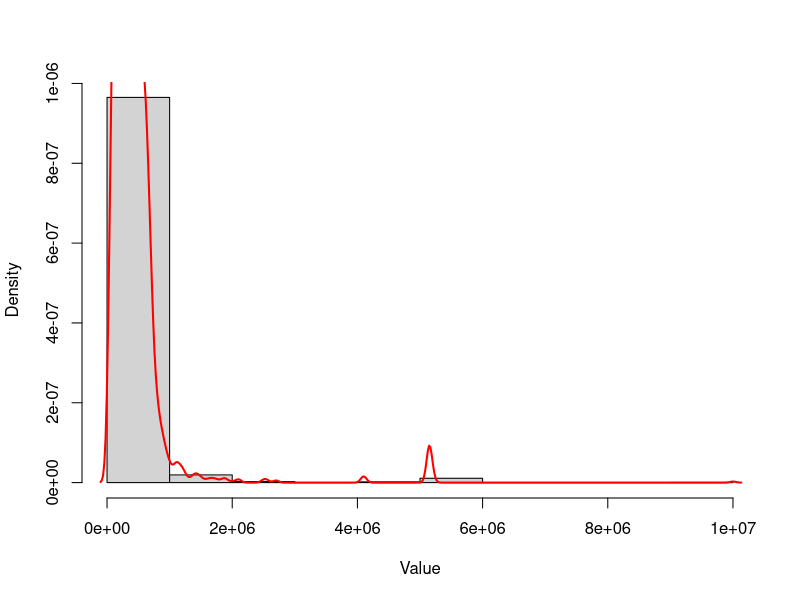
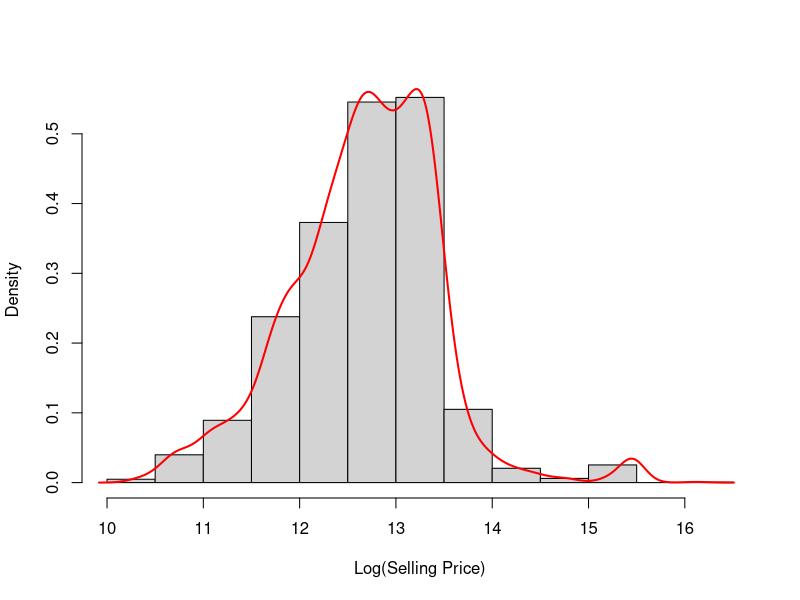
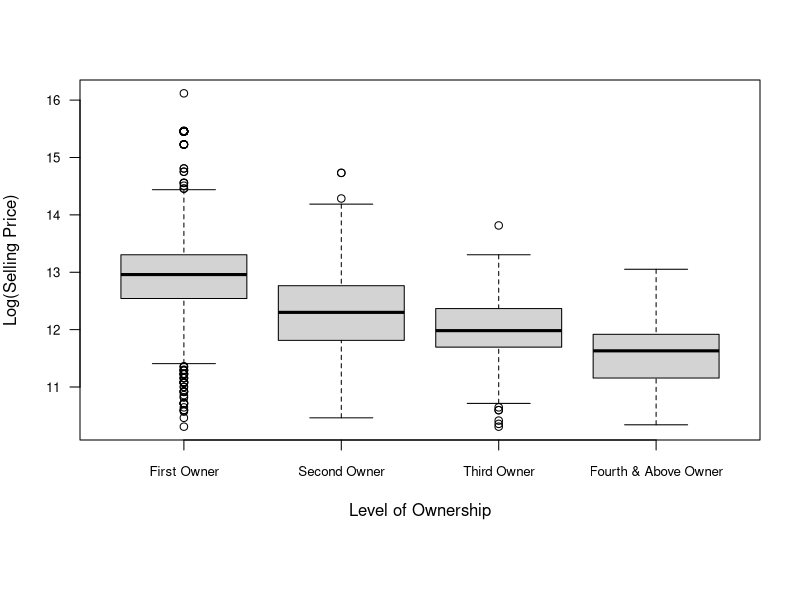

Write the R code that produced these figures, in order. (Note: this script raises an error after producing the figures.)
## ---- chunk 1
# all library load statements here
library(caret)
library(knitr)
r.version <- "4.3.2"
seed.val <- 123456
## ---- chunk 2
data.df <- read.csv("dataset3.csv")
data.df <- na.omit(data.df)
data.df$transmission <- factor(data.df$transmission)
data.df$owner <- factor(data.df$owner)
data.df$seller_type <- factor(data.df$seller_type)
## ---- chunk 3
label = c("First Owner","Second Owner", "Third Owner","Fourth & Above Owner")
count = c("2204","801","233","76")
owner.tbl <- cbind(label,count)
kable(owner.tbl, caption = "Owner Comparison")
## ---- chunk 4
hist(data.df$selling_price, freq = FALSE, main = "", xlab = "Value",ylab = "Density")

lines(density(data.df$selling_price),col = "red",lwd=2)
## ---- chunk 5
# table of descriptive stats for the overall life expectancy
Statistics <- c("Min", "Mean","Median","StdDev","Max")
mn<-min(data.df$selling_price)
mx<-max(data.df$selling_price)
avg<-round(mean(data.df$selling_price), 2)
md<-median(data.df$selling_price)
std<-round(sd(data.df$selling_price), 2)
Value <- c(mn,avg,md,std,mx)
st.tbl <- cbind(Statistics, Value)
kable(st.tbl, caption="Overall Selling Price Descriptive Stats")
## ---- chunk 6

hist(log(data.df$selling_price), freq = FALSE, main = "", xlab = "Log(Selling Price)",ylab = "Density")

lines(density(log(data.df$selling_price)),col = "red",lwd=2)


## ---- chunk 7
data.df$owner <- trimws(data.df$owner)  # remove any stray spaces

data.df$owner <- factor(data.df$owner,levels = c("First Owner", "Second Owner", "Third Owner", "Fourth & Above Owner"))

par(mar = c(8,4,4,2))
boxplot(log(selling_price)~owner,data = data.df,main="",ylab = "Log(Selling Price)", xlab = "Level of Ownership", las=1,cex.axis=0.8)

## ---- chunk 8
# table of descriptive stats for the overall life expectancy
statistics <- c("Min", "Mean","Median","StdDev","Max")
#developed
data1<-first.df$selling_price
mn1<-min(data1)
mx1<-max(data1)
avg1<-round(mean(data1), 2)
md1<-median(data1)
std1<-round(sd(data1), 2)
first <- c(mn1,avg1,md1,std1,mx1)
#developing
data2<-second.df$selling_price
mn2<-min(data2)
mx2<-max(data2)
avg2<-round(mean(data2), 2)
md2<-median(data2)
std2<-round(sd(data2), 2)
second <- c(mn2,avg2,md2,std2,mx2)

data3<-third.df$selling_price
mn3<-min(data3)
mx3<-max(data3)
avg3<-round(mean(data3), 2)
md3<-median(data3)
std3<-round(sd(data3), 2)
third <- c(mn3,avg3,md3,std3,mx3)

data4<-fourth.df$selling_price
mn4<-min(data4)
mx4<-max(data4)
avg4<-round(mean(data4), 2)
md4<-median(data4)
std4<-round(sd(data4), 2)
fourth <- c(mn4,avg4,md4,std4,mx4)

tble.df<- data.frame(statistic, first, second, third, fourth)
kable(tble.df, caption="Selling Price per Status Descriptive Stats")

## ---- chunk 9
anova_result <- aov(log(selling_price)~owner,data = data.df)
TukeyHSD(anova_result)
## ---- chunk 10
fit.all <- lm(selling_price ~ km_driven+seller_type+transmission+owner+mileage+engine+max_power+seats, data = data.df)
vals <- coef(summary(fit.all))
colnames(vals)[4] <- "p value"
vals <- round(vals, 4)
kable(vals)
## ---- chunk 11
par(mfrow=c(1,2))
hist(fit.all$residuals, freq = FALSE, main = "", xlab = "Residuals", xlim = range(fit.all$residuals), ylim = c(0, max(density(fit.all$residuals)$y) * 1.1))
lines(density(fit.all$residuals), lwd = 2)


qqnorm(y=fit.all$residuals, main = "")
qqline(y=fit.all$residuals, datax = FALSE)
## ---- chunk 12
fit.log <- lm(log(selling_price) ~ log(km_driven)+seller_type+transmission+owner+mileage+engine+max_power+seats, data = data.df)
log.vals <- coef(summary(fit.log))
colnames(log.vals)[4] <- "p value"
log.vals <- round(log.vals, 4)
kable(log.vals)
## ---- chunk 13
par(mfrow=c(1,2))
hist(fit.log$residuals, freq = FALSE, main = "", xlab = "Residuals", xlim = range(fit.log$residuals), ylim = c(0, max(density(fit.log$residuals)$y) * 1.1))
lines(density(fit.log$residuals), lwd = 2)


qqnorm(y=fit.log$residuals, main = "")
qqline(y=fit.log$residuals, datax = FALSE)
